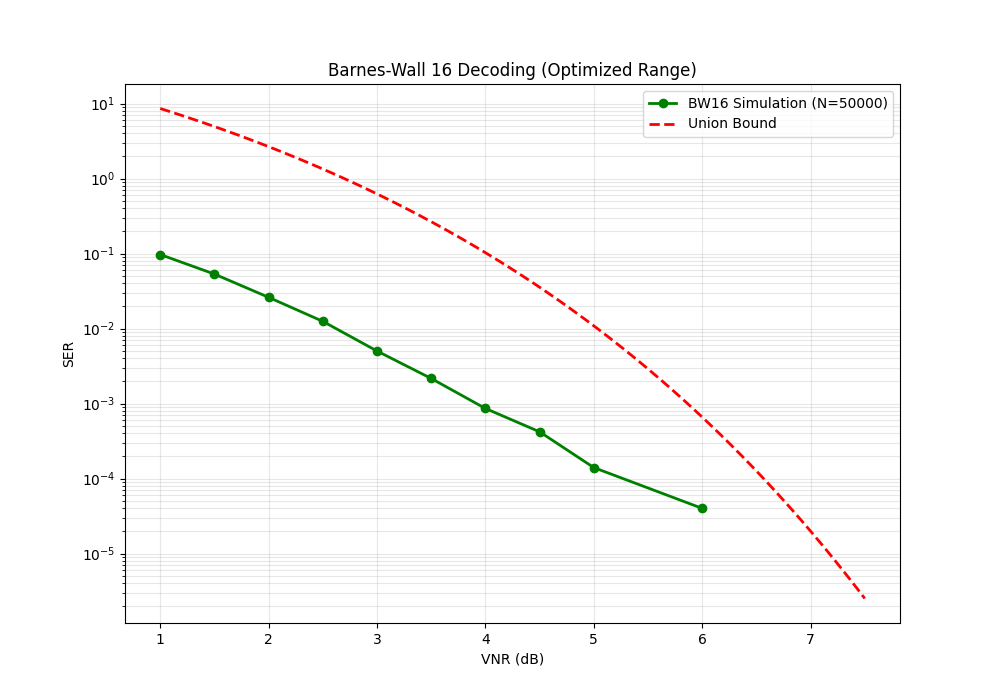

Source code (Python):
import numpy as np
import matplotlib.pyplot as plt
from scipy.special import erfc
import time

# =============================================================================
# 1. 纯 Python LLL 规约 (复用)
# =============================================================================
def lll_reduction(basis, delta=0.99):
    n = len(basis)
    basis = basis.copy().astype(float)
    ortho = np.zeros_like(basis)
    mu = np.zeros((n, n))

    def update_gs(k_start):
        for i in range(k_start, n):
            ortho[i] = basis[i].copy()
            for j in range(i):
                if np.dot(ortho[j], ortho[j]) > 1e-9:
                    mu[i, j] = np.dot(basis[i], ortho[j]) / np.dot(ortho[j], ortho[j])
                else:
                    mu[i, j] = 0
                ortho[i] -= mu[i, j] * ortho[j]
    
    update_gs(0)
    k = 1
    while k < n:
        for j in range(k - 1, -1, -1):
            if abs(mu[k, j]) > 0.5:
                q = round(mu[k, j])
                basis[k] -= q * basis[j]
                update_gs(k)
        norm_k = np.dot(ortho[k], ortho[k])
        norm_km1 = np.dot(ortho[k-1], ortho[k-1])
        if norm_k >= (delta - mu[k, k-1]**2) * norm_km1:
            k += 1
        else:
            basis[[k, k-1]] = basis[[k-1, k]]
            k = max(k - 1, 1)
            update_gs(k-1)
    return basis

# =============================================================================
# 2. SE 球形译码器 (复用)
# =============================================================================
def sgn(x): return 1 if x >= 0 else -1

def decode_se(H, r_rot):
    n = H.shape[0]
    bestdist = float('inf')
    k = n - 1
    dist = np.zeros(n)
    E = np.zeros((n, n))
    E[n-1] = r_rot
    u = np.zeros(n, dtype=int)
    step = np.zeros(n, dtype=int)
    
    u[k] = int(round(E[k][k] / H[k][k]))
    y = (E[k][k] - u[k] * H[k][k]) / H[k][k]
    step[k] = sgn(y)
    u_hat = np.zeros(n, dtype=int)

    while True:
        d_k = (E[k][k] - u[k] * H[k][k])**2
        newdist = dist[k] + d_k
        if newdist < bestdist:
            if k != 0:
                E[k-1, :k] = E[k, :k] - u[k] * H[k, :k]
                k -= 1
                dist[k] = newdist
                u[k] = int(round(E[k][k] / H[k][k]))
                y = (E[k][k] - u[k] * H[k][k]) / H[k][k]
                step[k] = sgn(y)
            else:
                bestdist = newdist
                u_hat = u.copy()
                k += 1
                u[k] += step[k]
                y = (E[k][k] - u[k] * H[k][k]) / H[k][k]
                step[k] = -step[k] - sgn(step[k])
        else:
            if k == n - 1: return u_hat
            else:
                k += 1
                u[k] += step[k]
                y = (E[k][k] - u[k] * H[k][k]) / H[k][k]
                step[k] = -step[k] - sgn(step[k])

# =============================================================================
# 3. BW16 主程序 (50万样本, 优化区间)
# =============================================================================
def run_bw16_optimized():
    # BW16 Generator (from RM(1,4))
    rows = [np.ones(16, dtype=int)]
    for i in range(4):
        row = np.zeros(16, dtype=int)
        step = 2**i
        for j in range(16):
            if (j // step) % 2 == 1: row[j] = 1
        rows.append(row)
    G_code = np.array(rows)
    G = np.vstack([G_code, 2*np.eye(16, dtype=int)])
    
    n = 16
    print(">>> [BW16] 初始化: LLL 规约提取基向量...")
    G_LLL_Full = lll_reduction(G)
    G_basis = np.array([row for row in G_LLL_Full if np.linalg.norm(row) > 1e-5])
    
    Q, R = np.linalg.qr(G_basis.T)
    H = R.T
    for i in range(n):
        if H[i,i] < 0: H[:,i] = -H[:,i]; Q[:,i] = -Q[:,i]
    Q_rot = Q.T
    
    # 优化区间: 1.0 - 7.0 dB, 步长 0.5
    vnrs = np.arange(1.0, 7.1, 0.5)
    trials = 50000 # 50万样本
    ser_list = []
    
    print(f"\n>>> 开始 BW16 仿真 (5万样本, 优化区间) <<<")
    t0 = time.time()
    
    for vnr_db in vnrs:
        vnr = 10**(vnr_db/10)
        det_G = 2**11 
        sigma = np.sqrt((det_G**(2/n)) / (2 * np.pi * np.e * vnr))
        
        err = 0
        p_start = time.time()
        for i in range(trials):
            if i % 50000 == 0 and i > 0:
                print(f"  [VNR {vnr_db:4.1f}] 进度: {i/trials*100:.0f}%...", end='\r')
            
            noise = np.random.normal(0, sigma, n)
            r_rot = noise @ Q_rot.T
            u_hat = decode_se(H, r_rot)
            if np.any(u_hat != 0): err += 1
            
        ser = err / trials
        ser_list.append(ser)
        print(f"\r  VNR {vnr_db:4.1f}dB | SER: {ser:.2e} | 错误数: {err:6d} | 耗时: {time.time()-p_start:.1f}s")
        
        # 智能跳出: 6.5 dB 以后如果 0 误码，就没必要跑了
        if err == 0 and vnr_db >= 6.0:
            print(f"  >>> VNR {vnr_db}dB 已达零误码，停止后续仿真。")
            remaining_len = len(vnrs) - len(ser_list)
            ser_list.extend([0.0] * remaining_len)
            break
            
    print(f"总耗时: {(time.time()-t0)/60:.1f} min")
    
    # 绘图
    plt.figure(figsize=(10, 7))
    
    valid_vnrs = []
    valid_sers = []
    for v, s in zip(vnrs, ser_list):
        if s > 0:
            valid_vnrs.append(v)
            valid_sers.append(s)
            
    plt.semilogy(valid_vnrs, valid_sers, 'go-', linewidth=2, label=f'BW16 Simulation (N={trials})')
    
    # Union Bound
    v_smooth = np.linspace(1, 7.5, 100)
    v_lin = 10**(v_smooth/10)
    sig_smooth = np.sqrt(((2**11)**(2/16))/(2*np.pi*np.e*v_lin))
    ub = 0.5 * 4320 * erfc(np.sqrt(4)/(2*np.sqrt(2)*sig_smooth))
    
    plt.semilogy(v_smooth, ub, 'r--', linewidth=2, label='Union Bound')
    plt.xlabel('VNR (dB)'); plt.ylabel('SER'); plt.title('Barnes-Wall 16 Decoding (Optimized Range)')
    plt.grid(True, which='both', alpha=0.3); plt.legend()
    plt.savefig('BW16_Optimized.png')
    plt.show()

if __name__ == '__main__':
    run_bw16_optimized()